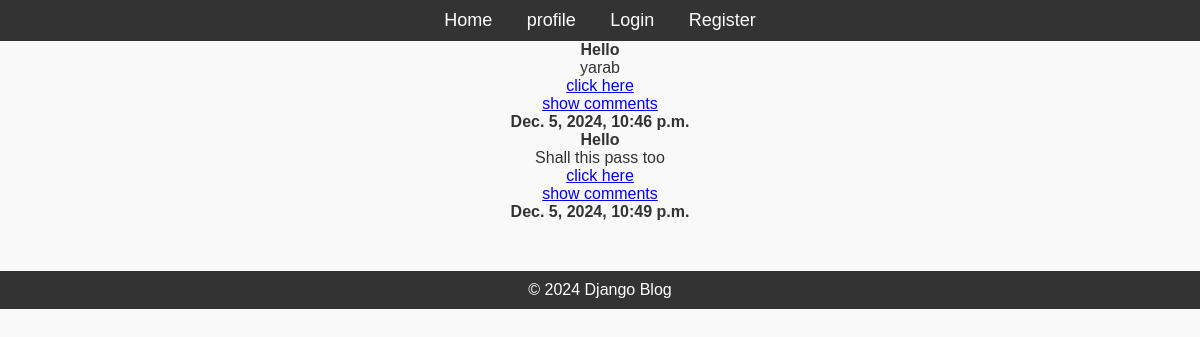
The app's page /, older data.
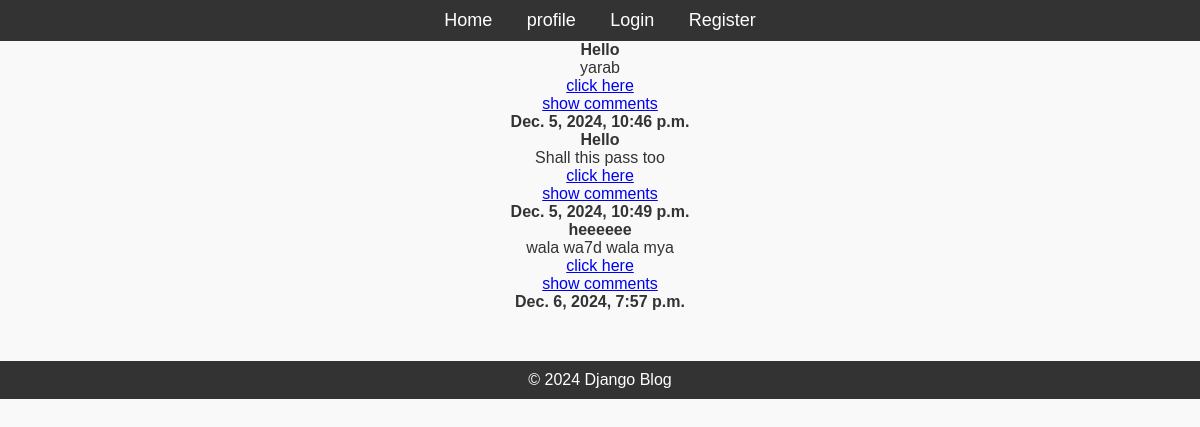
The same page, newer data.
### blog/models.py (models this page shows, shortened)
class Post(models.Model):
    title = models.CharField(max_length=200)
    content = models.TextField()
    published_date = models.DateTimeField(auto_now_add=True)
    author = models.ForeignKey(User, on_delete=models.CASCADE)
    tag = TaggableManager()

### blog/views.py (the view)
# urls.py: path('', views.home , name='home'),
def home(request):
    posts=Post.objects.all()
    context = {'posts': posts }
    return render(request, 'blog/blogs.html', context)

### blog/templates/blog/blogs.html
{%extends 'blog/base.html'%} {% block title%} All blogs {%endblock%}
{%load static %}
{% block content%}
{% for post in posts %}
    <h4> {{post.title}} </h4>
    <p> {{post.content}} </P>
        <a href = "{% url 'post_detail' post.id %}">click here </a>
        <a href = "{% url 'comment_list' post.id %}">show comments </a>
    <strong> {{post.published_date}} </strong>
{% endfor %}
{% endblock %}

Row changes from the older to the newer data that the page shows:
added Post: title "heeeeee", content "wala wa7d wala mya", published_date "Dec. 6, 2024, 7:57 p.m."
